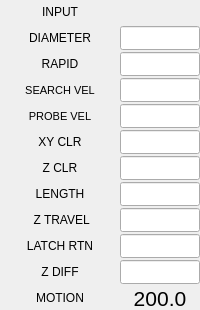
          <widget class="QWidget" name="widget_input" native="true">
           <property name="sizePolicy">
            <sizepolicy hsizetype="Preferred" vsizetype="Preferred">
             <horstretch>0</horstretch>
             <verstretch>0</verstretch>
            </sizepolicy>
           </property>
           <property name="minimumSize">
            <size>
             <width>160</width>
             <height>0</height>
            </size>
           </property>
           <property name="maximumSize">
            <size>
             <width>16777215</width>
             <height>16777215</height>
            </size>
           </property>
           <layout class="QVBoxLayout" name="verticalLayout_2">
            <property name="spacing">
             <number>2</number>
            </property>
            <property name="leftMargin">
             <number>0</number>
            </property>
            <property name="topMargin">
             <number>0</number>
            </property>
            <property name="rightMargin">
             <number>0</number>
            </property>
            <property name="bottomMargin">
             <number>0</number>
            </property>
            <item>
             <widget class="QWidget" name="widget_settings" native="true">
              <property name="minimumSize">
               <size>
                <width>0</width>
                <height>0</height>
               </size>
              </property>
              <layout class="QGridLayout" name="gridLayout_5">
               <property name="leftMargin">
                <number>0</number>
               </property>
               <property name="topMargin">
                <number>0</number>
               </property>
               <property name="rightMargin">
                <number>0</number>
               </property>
               <property name="bottomMargin">
                <number>0</number>
               </property>
               <property name="horizontalSpacing">
                <number>0</number>
               </property>
               <property name="verticalSpacing">
                <number>2</number>
               </property>
               <item row="13" column="0">
                <widget class="QLabel" name="lab_probe_vel">
                 <property name="font">
                  <font>
                   <pointsize>8</pointsize>
                  </font>
                 </property>
                 <property name="text">
                  <string>PROBE VEL</string>
                 </property>
                 <property name="alignment">
                  <set>Qt::AlignCenter</set>
                 </property>
                 <property name="margin">
                  <number>4</number>
                 </property>
                </widget>
               </item>
               <item row="16" column="1">
                <widget class="QLineEdit" name="input_side_edge_length">
                 <property name="sizePolicy">
                  <sizepolicy hsizetype="Preferred" vsizetype="Preferred">
                   <horstretch>0</horstretch>
                   <verstretch>0</verstretch>
                  </sizepolicy>
                 </property>
                 <property name="minimumSize">
                  <size>
                   <width>70</width>
                   <height>24</height>
                  </size>
                 </property>
                 <property name="maximumSize">
                  <size>
                   <width>80</width>
                   <height>24</height>
                  </size>
                 </property>
                 <property name="font">
                  <font>
                   <pointsize>10</pointsize>
                  </font>
                 </property>
                 <property name="cursor">
                  <cursorShape>IBeamCursor</cursorShape>
                 </property>
                 <property name="toolTip">
                  <string>Edge length</string>
                 </property>
                 <property name="text">
                  <string/>
                 </property>
                 <property name="maxLength">
                  <number>7</number>
                 </property>
                 <property name="frame">
                  <bool>true</bool>
                 </property>
                 <property name="alignment">
                  <set>Qt::AlignCenter</set>
                 </property>
                </widget>
               </item>
               <item row="18" column="0">
                <widget class="QLabel" name="lab_latch_rtrn_dist">
                 <property name="text">
                  <string>LATCH RTN</string>
                 </property>
                 <property name="alignment">
                  <set>Qt::AlignCenter</set>
                 </property>
                 <property name="margin">
                  <number>4</number>
                 </property>
                </widget>
               </item>
               <item row="23" column="1">
                <widget class="StatusLabel" name="statuslabel_motiontype">
                 <property name="minimumSize">
                  <size>
                   <width>70</width>
                   <height>24</height>
                  </size>
                 </property>
                 <property name="maximumSize">
                  <size>
                   <width>80</width>
                   <height>24</height>
                  </size>
                 </property>
                 <property name="text">
                  <string>&lt;html&gt;&lt;head/&gt;&lt;body&gt;&lt;p&gt;&lt;span style=&quot; font-size:16pt;&quot;&gt;200.0&lt;/span&gt;&lt;/p&gt;&lt;/body&gt;&lt;/html&gt;</string>
                 </property>
                 <property name="alignment">
                  <set>Qt::AlignCenter</set>
                 </property>
                 <property name="scaleText" stdset="0">
                  <bool>false</bool>
                 </property>
                 <property name="motion_type_status" stdset="0">
                  <bool>true</bool>
                 </property>
                </widget>
               </item>
               <item row="23" column="0">
                <widget class="QLabel" name="label_tool_block_height_3">
                 <property name="text">
                  <string>MOTION</string>
                 </property>
                 <property name="alignment">
                  <set>Qt::AlignCenter</set>
                 </property>
                 <property name="margin">
                  <number>4</number>
                 </property>
                </widget>
               </item>
               <item row="13" column="1">
                <widget class="QLineEdit" name="input_probe_vel">
                 <property name="sizePolicy">
                  <sizepolicy hsizetype="Preferred" vsizetype="Preferred">
                   <horstretch>0</horstretch>
                   <verstretch>0</verstretch>
                  </sizepolicy>
                 </property>
                 <property name="minimumSize">
                  <size>
                   <width>70</width>
                   <height>24</height>
                  </size>
                 </property>
                 <property name="maximumSize">
                  <size>
                   <width>80</width>
                   <height>24</height>
                  </size>
                 </property>
                 <property name="font">
                  <font>
                   <pointsize>10</pointsize>
                  </font>
                 </property>
                 <property name="cursor">
                  <cursorShape>IBeamCursor</cursorShape>
                 </property>
                 <property name="toolTip">
                  <string>Probe velocity</string>
                 </property>
                 <property name="text">
                  <string/>
                 </property>
                 <property name="maxLength">
                  <number>7</number>
                 </property>
                 <property name="frame">
                  <bool>true</bool>
                 </property>
                 <property name="alignment">
                  <set>Qt::AlignCenter</set>
                 </property>
                </widget>
               </item>
               <item row="12" column="0">
                <widget class="QLabel" name="lab_search_vel">
                 <property name="font">
                  <font>
                   <pointsize>8</pointsize>
                  </font>
                 </property>
                 <property name="text">
                  <string>SEARCH VEL</string>
                 </property>
                 <property name="alignment">
                  <set>Qt::AlignCenter</set>
                 </property>
                 <property name="margin">
                  <number>4</number>
                 </property>
                </widget>
               </item>
               <item row="14" column="0">
                <widget class="QLabel" name="lab_xy">
                 <property name="text">
                  <string>XY CLR</string>
                 </property>
                 <property name="alignment">
                  <set>Qt::AlignCenter</set>
                 </property>
                 <property name="margin">
                  <number>4</number>
                 </property>
                </widget>
               </item>
               <item row="17" column="0">
                <widget class="QLabel" name="lab_max_travel_2">
                 <property name="text">
                  <string> Z TRAVEL</string>
                 </property>
                 <property name="alignment">
                  <set>Qt::AlignCenter</set>
                 </property>
                 <property name="margin">
                  <number>4</number>
                 </property>
                </widget>
               </item>
               <item row="12" column="1">
                <widget class="QLineEdit" name="input_search_vel">
                 <property name="sizePolicy">
                  <sizepolicy hsizetype="Preferred" vsizetype="Preferred">
                   <horstretch>0</horstretch>
                   <verstretch>0</verstretch>
                  </sizepolicy>
                 </property>
                 <property name="minimumSize">
                  <size>
                   <width>70</width>
                   <height>24</height>
                  </size>
                 </property>
                 <property name="maximumSize">
                  <size>
                   <width>80</width>
                   <height>24</height>
                  </size>
                 </property>
                 <property name="font">
                  <font>
                   <pointsize>10</pointsize>
                  </font>
                 </property>
                 <property name="cursor">
                  <cursorShape>IBeamCursor</cursorShape>
                 </property>
                 <property name="toolTip">
                  <string>Search velocity</string>
                 </property>
                 <property name="text">
                  <string/>
                 </property>
                 <property name="maxLength">
                  <number>7</number>
                 </property>
                 <property name="frame">
                  <bool>true</bool>
                 </property>
                 <property name="alignment">
                  <set>Qt::AlignCenter</set>
                 </property>
                </widget>
               </item>
               <item row="11" column="0">
                <widget class="QLabel" name="lab_probe_rapid">
                 <property name="text">
                  <string>RAPID</string>
                 </property>
                 <property name="alignment">
                  <set>Qt::AlignCenter</set>
                 </property>
                 <property name="margin">
                  <number>4</number>
                 </property>
                </widget>
               </item>
               <item row="11" column="1">
                <widget class="QLineEdit" name="input_rapid_vel">
                 <property name="sizePolicy">
                  <sizepolicy hsizetype="Preferred" vsizetype="Preferred">
                   <horstretch>0</horstretch>
                   <verstretch>0</verstretch>
                  </sizepolicy>
                 </property>
                 <property name="minimumSize">
                  <size>
                   <width>70</width>
                   <height>24</height>
                  </size>
                 </property>
                 <property name="maximumSize">
                  <size>
                   <width>80</width>
                   <height>24</height>
                  </size>
                 </property>
                 <property name="font">
                  <font>
                   <pointsize>10</pointsize>
                  </font>
                 </property>
                 <property name="cursor">
                  <cursorShape>IBeamCursor</cursorShape>
                 </property>
                 <property name="toolTip">
                  <string>Probe rapid velocity</string>
                 </property>
                 <property name="text">
                  <string/>
                 </property>
                 <property name="maxLength">
                  <number>7</number>
                 </property>
                 <property name="frame">
                  <bool>true</bool>
                 </property>
                 <property name="alignment">
                  <set>Qt::AlignCenter</set>
                 </property>
                </widget>
               </item>
               <item row="15" column="1">
                <widget class="QLineEdit" name="input_z_clearance">
                 <property name="sizePolicy">
                  <sizepolicy hsizetype="Preferred" vsizetype="Preferred">
                   <horstretch>0</horstretch>
                   <verstretch>0</verstretch>
                  </sizepolicy>
                 </property>
                 <property name="minimumSize">
                  <size>
                   <width>70</width>
                   <height>24</height>
                  </size>
                 </property>
                 <property name="maximumSize">
                  <size>
                   <width>80</width>
                   <height>24</height>
                  </size>
                 </property>
                 <property name="font">
                  <font>
                   <pointsize>10</pointsize>
                  </font>
                 </property>
                 <property name="cursor">
                  <cursorShape>IBeamCursor</cursorShape>
                 </property>
                 <property name="toolTip">
                  <string>Distance to move Z up or down during search</string>
                 </property>
                 <property name="text">
                  <string/>
                 </property>
                 <property name="maxLength">
                  <number>7</number>
                 </property>
                 <property name="frame">
                  <bool>true</bool>
                 </property>
                 <property name="alignment">
                  <set>Qt::AlignCenter</set>
                 </property>
                </widget>
               </item>
               <item row="8" column="0">
                <widget class="QLabel" name="lab_ball_diam">
                 <property name="text">
                  <string>DIAMETER</string>
                 </property>
                 <property name="alignment">
                  <set>Qt::AlignCenter</set>
                 </property>
                 <property name="margin">
                  <number>4</number>
                 </property>
                </widget>
               </item>
               <item row="16" column="0">
                <widget class="QLabel" name="lab_length">
                 <property name="text">
                  <string>LENGTH</string>
                 </property>
                 <property name="alignment">
                  <set>Qt::AlignCenter</set>
                 </property>
                 <property name="margin">
                  <number>4</number>
                 </property>
                </widget>
               </item>
               <item row="7" column="0">
                <widget class="QLabel" name="lbl_results_2">
                 <property name="sizePolicy">
                  <sizepolicy hsizetype="Preferred" vsizetype="Fixed">
                   <horstretch>0</horstretch>
                   <verstretch>0</verstretch>
                  </sizepolicy>
                 </property>
                 <property name="minimumSize">
                  <size>
                   <width>0</width>
                   <height>24</height>
                  </size>
                 </property>
                 <property name="maximumSize">
                  <size>
                   <width>16777215</width>
                   <height>24</height>
                  </size>
                 </property>
                 <property name="text">
                  <string>INPUT</string>
                 </property>
                 <property name="alignment">
                  <set>Qt::AlignCenter</set>
                 </property>
                </widget>
               </item>
               <item row="18" column="1">
                <widget class="QLineEdit" name="input_latch_return_dist">
                 <property name="sizePolicy">
                  <sizepolicy hsizetype="Preferred" vsizetype="Preferred">
                   <horstretch>0</horstretch>
                   <verstretch>0</verstretch>
                  </sizepolicy>
                 </property>
                 <property name="minimumSize">
                  <size>
                   <width>70</width>
                   <height>24</height>
                  </size>
                 </property>
                 <property name="maximumSize">
                  <size>
                   <width>80</width>
                   <height>24</height>
                  </size>
                 </property>
                 <property name="font">
                  <font>
                   <pointsize>10</pointsize>
                  </font>
                 </property>
                 <property name="cursor">
                  <cursorShape>IBeamCursor</cursorShape>
                 </property>
                 <property name="toolTip">
                  <string>Latch return distance</string>
                 </property>
                 <property name="text">
                  <string/>
                 </property>
                 <property name="maxLength">
                  <number>7</number>
                 </property>
                 <property name="frame">
                  <bool>true</bool>
                 </property>
                 <property name="alignment">
                  <set>Qt::AlignCenter</set>
                 </property>
                </widget>
               </item>
               <item row="17" column="1">
                <widget class="QLineEdit" name="input_max_z_travel">
                 <property name="sizePolicy">
                  <sizepolicy hsizetype="Preferred" vsizetype="Preferred">
                   <horstretch>0</horstretch>
                   <verstretch>0</verstretch>
                  </sizepolicy>
                 </property>
                 <property name="minimumSize">
                  <size>
                   <width>70</width>
                   <height>24</height>
                  </size>
                 </property>
                 <property name="maximumSize">
                  <size>
                   <width>80</width>
                   <height>24</height>
                  </size>
                 </property>
                 <property name="font">
                  <font>
                   <pointsize>10</pointsize>
                  </font>
                 </property>
                 <property name="cursor">
                  <cursorShape>IBeamCursor</cursorShape>
                 </property>
                 <property name="toolTip">
                  <string>Maximum Z travel during search</string>
                 </property>
                 <property name="text">
                  <string/>
                 </property>
                 <property name="maxLength">
                  <number>7</number>
                 </property>
                 <property name="frame">
                  <bool>true</bool>
                 </property>
                 <property name="alignment">
                  <set>Qt::AlignCenter</set>
                 </property>
                </widget>
               </item>
               <item row="14" column="1">
                <widget class="QLineEdit" name="input_xy_clearance">
                 <property name="sizePolicy">
                  <sizepolicy hsizetype="Preferred" vsizetype="Preferred">
                   <horstretch>0</horstretch>
                   <verstretch>0</verstretch>
                  </sizepolicy>
                 </property>
                 <property name="minimumSize">
                  <size>
                   <width>70</width>
                   <height>24</height>
                  </size>
                 </property>
                 <property name="maximumSize">
                  <size>
                   <width>80</width>
                   <height>24</height>
                  </size>
                 </property>
                 <property name="font">
                  <font>
                   <pointsize>10</pointsize>
                  </font>
                 </property>
                 <property name="cursor">
                  <cursorShape>IBeamCursor</cursorShape>
                 </property>
                 <property name="toolTip">
                  <string>Distance to move before starting search</string>
                 </property>
                 <property name="text">
                  <string/>
                 </property>
                 <property name="maxLength">
                  <number>7</number>
                 </property>
                 <property name="frame">
                  <bool>true</bool>
                 </property>
                 <property name="cursorPosition">
                  <number>0</number>
                 </property>
                 <property name="alignment">
                  <set>Qt::AlignCenter</set>
                 </property>
                </widget>
               </item>
               <item row="15" column="0">
                <widget class="QLabel" name="lab_z_2">
                 <property name="text">
                  <string>Z CLR</string>
                 </property>
                 <property name="alignment">
                  <set>Qt::AlignCenter</set>
                 </property>
                 <property name="margin">
                  <number>4</number>
                 </property>
                </widget>
               </item>
               <item row="7" column="1">
                <widget class="StateLabel" name="statelabel_machineUnits">
                 <property name="alignment">
                  <set>Qt::AlignCenter</set>
                 </property>
                 <property name="machine_is_metric_status" stdset="0">
                  <bool>true</bool>
                 </property>
                 <property name="metric_mode_status" stdset="0">
                  <bool>false</bool>
                 </property>
                 <property name="css_mode_status" stdset="0">
                  <bool>false</bool>
                 </property>
                 <property name="true_textTemplate" stdset="0">
                  <string>MM</string>
                 </property>
                 <property name="false_textTemplate" stdset="0">
                  <string>INCH</string>
                 </property>
                </widget>
               </item>
               <item row="8" column="1">
                <widget class="QLineEdit" name="input_probe_diam">
                 <property name="sizePolicy">
                  <sizepolicy hsizetype="Preferred" vsizetype="Preferred">
                   <horstretch>0</horstretch>
                   <verstretch>0</verstretch>
                  </sizepolicy>
                 </property>
                 <property name="minimumSize">
                  <size>
                   <width>70</width>
                   <height>24</height>
                  </size>
                 </property>
                 <property name="maximumSize">
                  <size>
                   <width>80</width>
                   <height>24</height>
                  </size>
                 </property>
                 <property name="font">
                  <font>
                   <pointsize>10</pointsize>
                  </font>
                 </property>
                 <property name="cursor">
                  <cursorShape>IBeamCursor</cursorShape>
                 </property>
                 <property name="mouseTracking">
                  <bool>false</bool>
                 </property>
                 <property name="toolTip">
                  <string>Probe diameter</string>
                 </property>
                 <property name="layoutDirection">
                  <enum>Qt::LeftToRight</enum>
                 </property>
                 <property name="inputMask">
                  <string/>
                 </property>
                 <property name="text">
                  <string/>
                 </property>
                 <property name="maxLength">
                  <number>7</number>
                 </property>
                 <property name="frame">
                  <bool>true</bool>
                 </property>
                 <property name="alignment">
                  <set>Qt::AlignCenter</set>
                 </property>
                </widget>
               </item>
               <item row="22" column="1">
                <widget class="QLineEdit" name="Zdiff">
                 <property name="sizePolicy">
                  <sizepolicy hsizetype="Preferred" vsizetype="Preferred">
                   <horstretch>0</horstretch>
                   <verstretch>0</verstretch>
                  </sizepolicy>
                 </property>
                 <property name="minimumSize">
                  <size>
                   <width>70</width>
                   <height>24</height>
                  </size>
                 </property>
                 <property name="maximumSize">
                  <size>
                   <width>80</width>
                   <height>24</height>
                  </size>
                 </property>
                 <property name="font">
                  <font>
                   <pointsize>10</pointsize>
                  </font>
                 </property>
                 <property name="cursor">
                  <cursorShape>IBeamCursor</cursorShape>
                 </property>
                 <property name="toolTip">
                  <string>Latch return distance</string>
                 </property>
                 <property name="text">
                  <string/>
                 </property>
                 <property name="maxLength">
                  <number>7</number>
                 </property>
                 <property name="frame">
                  <bool>true</bool>
                 </property>
                 <property name="alignment">
                  <set>Qt::AlignCenter</set>
                 </property>
                </widget>
               </item>
               <item row="22" column="0">
                <widget class="QLabel" name="Zdiff_lbl">
                 <property name="text">
                  <string>Z DIFF</string>
                 </property>
                 <property name="alignment">
                  <set>Qt::AlignCenter</set>
                 </property>
                 <property name="margin">
                  <number>4</number>
                 </property>
                </widget>
               </item>
              </layout>
             </widget>
            </item>
           </layout>
          </widget>
